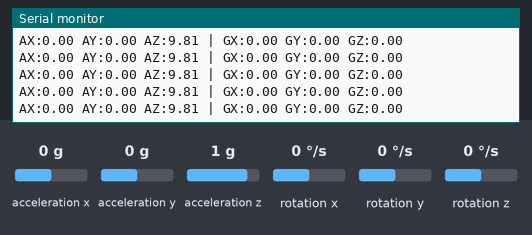
Bench run of a sketch on a simulated ESP32. Shown: the last lines printed to the serial monitor. The test bench sets the inputs (shaded band); at power-on: acceleration x 0 g, acceleration y 0 g, acceleration z 1 g, rotation x 0 °/s, rotation y 0 °/s, rotation z 0 °/s. Nothing arrives over Bluetooth unless stated; a phone connects over Bluetooth LE 3 s after start.

Above: at 1.2 s.
1.3 s: acceleration x set to -1.4 g
At 1.8 s:
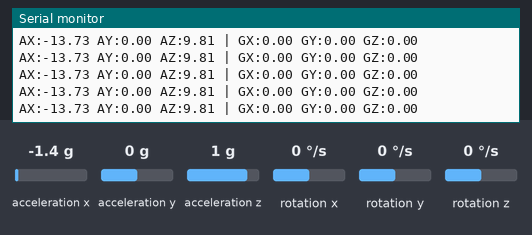
4.3 s: acceleration y set to -1.4 g
At 5.1 s:
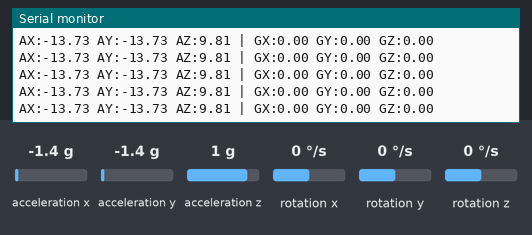
5.8 s: acceleration x set to -0.8 g
At 6.4 s:
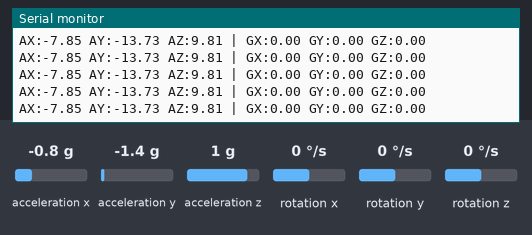
8.8 s: acceleration z set to -1.4 g
At 9.3 s:
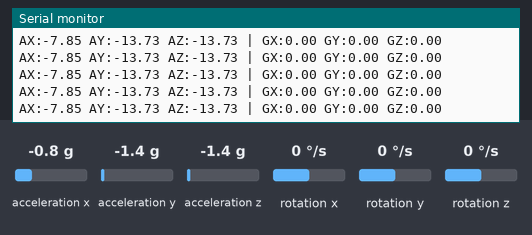
11.8 s: rotation x set to -192 °/s
At 12.6 s:
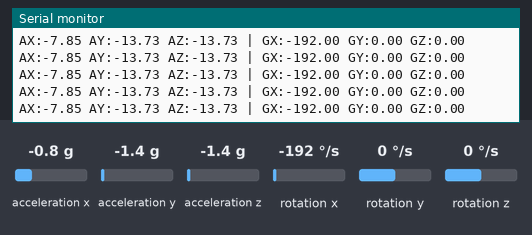
Timing chart, 0 to 14.3 s (numbered marks = the images above; inputs shaded):
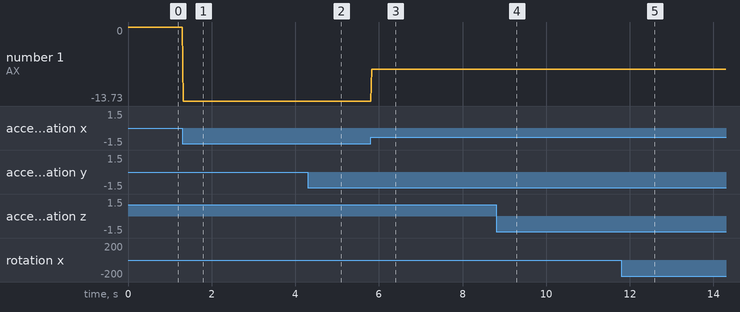

Measured:
- after the input at 1.3 s, the serial monitor: prints a new line at once (image 1)
- after the input at 4.3 s, the serial monitor: prints a new line at once (image 2)
- after the input at 5.8 s, the serial monitor: prints a new line at once (image 3)
- after the input at 8.8 s, the serial monitor: prints a new line at once (image 4)
- after the input at 11.8 s, the serial monitor: prints a new line at once (image 5)
- plotted number 1: 0 → -13.73 after the input at 1.3 s, -13.73 → -7.85 after the input at 5.8 s

The sketch:

sketch_jul15a.ino
```cpp
#include <BLEDevice.h>
#include <BLEServer.h>
#include <BLEUtils.h>
#include <BLE2902.h>
#include <Wire.h>
#include <MPU6050.h>

#define SERVICE_UUID        "12345678-1234-1234-1234-123456789abc"
#define CHARACTERISTIC_UUID "abcdefab-1234-1234-1234-abcdefabcdef"
#define HEADER 0xAA
#define SAMPLE_RATE_MS 20

MPU6050 mpu;
BLECharacteristic* pCharacteristic;
bool deviceConnected = false;
uint8_t seqNum = 0;

class MyServerCallbacks : public BLEServerCallbacks {
  void onConnect(BLEServer* pServer) {
    deviceConnected = true;
    Serial.println("연결됨!");
  }
  void onDisconnect(BLEServer* pServer) {
    deviceConnected = false;
    Serial.println("연결 끊김");
    pServer->startAdvertising();
  }
};

void sendImuPacket(float ax, float ay, float az,
                   float gx, float gy, float gz) {
  uint8_t packet[28];
  uint8_t idx = 0;

  packet[idx++] = HEADER;
  packet[idx++] = seqNum++;

  memcpy(&packet[idx], &ax, 4); idx += 4;
  memcpy(&packet[idx], &ay, 4); idx += 4;
  memcpy(&packet[idx], &az, 4); idx += 4;
  memcpy(&packet[idx], &gx, 4); idx += 4;
  memcpy(&packet[idx], &gy, 4); idx += 4;
  memcpy(&packet[idx], &gz, 4); idx += 4;

  uint8_t checksum = 0;
  for (int i = 1; i < 27; i++) checksum ^= packet[i];
  packet[idx++] = checksum;

  pCharacteristic->setValue(packet, 28);
  pCharacteristic->notify();
}

void setup() {
  Serial.begin(115200);
  Wire.begin(21,22);

  mpu.initialize();
  if (!mpu.testConnection()) {
    Serial.println("MPU6050 연결 실패!");
    while (1);
  }
  Serial.println("MPU6050 연결 성공!");

  BLEDevice::init("KickSafe_ESP32");
  BLEServer* pServer = BLEDevice::createServer();
  pServer->setCallbacks(new MyServerCallbacks());

  BLEService* pService = pServer->createService(SERVICE_UUID);
  pCharacteristic = pService->createCharacteristic(
    CHARACTERISTIC_UUID,
    BLECharacteristic::PROPERTY_NOTIFY
  );
  pCharacteristic->addDescriptor(new BLE2902());
  pService->start();

  BLEDevice::getAdvertising()->addServiceUUID(SERVICE_UUID);
  BLEDevice::getAdvertising()->start();
  Serial.println("BLE 광고 시작!");
}

void loop() {
  int16_t ax, ay, az, gx, gy, gz;
  mpu.getMotion6(&ax, &ay, &az, &gx, &gy, &gz);

  float fax = ax / 16384.0 * 9.81;
  float fay = ay / 16384.0 * 9.81;
  float faz = az / 16384.0 * 9.81;
  float fgx = gx / 131.0;
  float fgy = gy / 131.0;
  float fgz = gz / 131.0;

  if (deviceConnected) {
    sendImuPacket(fax, fay, faz, fgx, fgy, fgz);
  }

  Serial.printf("AX:%.2f AY:%.2f AZ:%.2f | GX:%.2f GY:%.2f GZ:%.2f\n",
                fax, fay, faz, fgx, fgy, fgz);

  delay(SAMPLE_RATE_MS);
}
```
